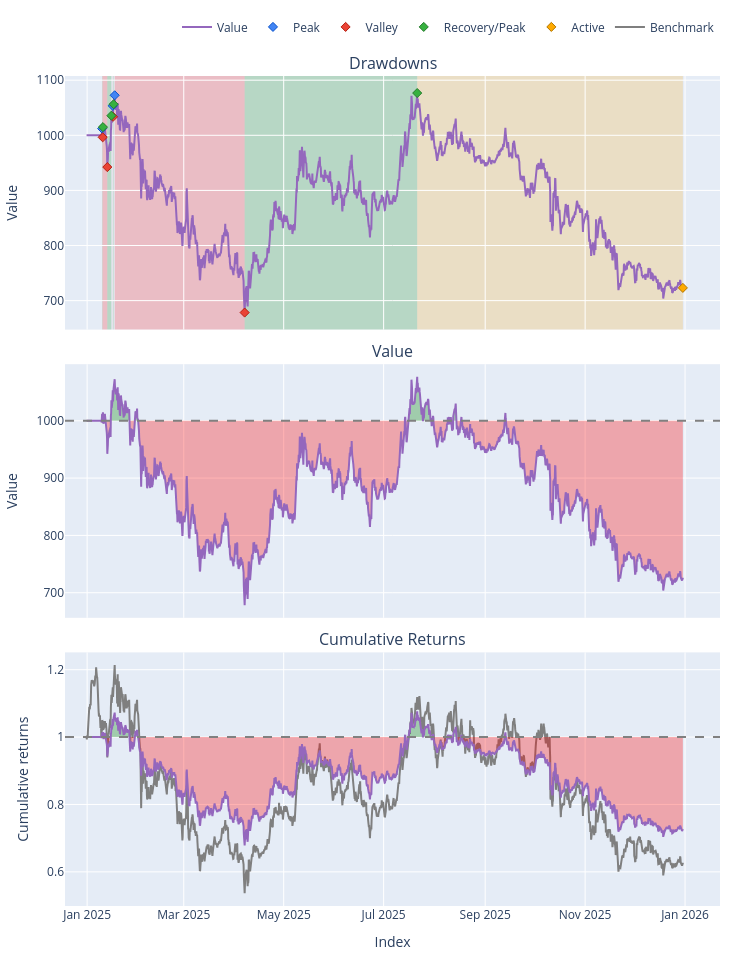

Notebook source saved alongside this figure:
### Code cell
pf.plot(subplots=['drawdowns','value','cum_returns' ]).show()

### Figure 1 — Plotly figure (JSON) as saved in the notebook; plotly's stock layout.template omitted (floating-point values rounded to 4 significant figures; data arrays with more than 128 entries replaced by an {"elided": "..."} marker saying what was removed)
{"data": [{"legendgroup": "0", "line": {"color": "#9467bd"}, "name": "Value", "showlegend": true, "type": "scatter", "uid": "1a255e57-6c0a-44ec-b90c-2b39a34235b1", "x": {"elided": "2184 str values"}, "xaxis": "x", "y": {"elided": "2184 float values"}, "yaxis": "y"}, {"customdata": [[1], [4], [6]], "hovertemplate": "Drawdown Id: %{customdata[0]}<br>Peak Timestamp: %{x}<br>Peak Value: %{y}", "legendgroup": "1", "marker": {"color": "#4285F4", "line": {"color": "rgb(11,84,205)", "width": 1}, "size": 7, "symbol": "diamond"}, "mode": "markers", "name": "Peak", "type": "scatter", "uid": "06f13e13-6e5e-428f-b4dd-d70e8d3b7ecb", "x": ["2025-01-10T04:00:00+00:00", "2025-01-16T16:00:00+00:00", "2025-01-17T20:00:00+00:00"], "xaxis": "x", "y": [1012.0, 1053.0, 1073.0], "yaxis": "y"}, {"customdata": [["1", "-0.01564301632206884", "0 days 08:00:00"], ["2", "-0.071460877515851", "2 days 16:00:00"], ["4", "-0.0188173398720665", "0 days 04:00:00"], ["6", "-0.367558199927905", "79 days 08:00:00"]], "hovertemplate": "Drawdown Id: %{customdata[0]}<br>Valley Timestamp: %{x}<br>Valley Value: %{y}<br>Drawdown: %{customdata[1]:.2%}<br>Duration: %{customdata[2]}", "legendgroup": "2", "marker": {"color": "#EA4335", "line": {"color": "rgb(181,31,18)", "width": 1}, "size": 7, "symbol": "diamond"}, "mode": "markers", "name": "Valley", "type": "scatter", "uid": "40cd83d8-bbc9-4073-848d-2328731d684d", "x": ["2025-01-10T12:00:00+00:00", "2025-01-13T08:00:00+00:00", "2025-01-16T20:00:00+00:00", "2025-04-07T04:00:00+00:00"], "xaxis": "x", "y": [996.4, 942.3, 1034.0, 678.4], "yaxis": "y"}, {"customdata": [["1", "0.018542635494225034", "0 days 04:00:00"], ["2", "0.09900497856076138", "2 days 12:00:00"], ["4", "0.022017368696219182", "0 days 08:00:00"], ["6", "0.5871477647441966", "105 days 08:00:00"]], "hovertemplate": "Drawdown Id: %{customdata[0]}<br>End Timestamp: %{x}<br>End Value: %{y}<br>Return: %{customdata[1]:.2%}<br>Duration: %{customdata[2]}", "legendgroup": "3", "marker": {"color": "#37B13F", "line": {"color": "rgb(38,123,44)", "width": 1}, "size": 7, "symbol": "diamond"}, "mode": "markers", "name": "Recovery/Peak", "type": "scatter", "uid": "85fe2622-b213-4eb7-91cc-342ac9aca9e1", "x": ["2025-01-10T16:00:00+00:00", "2025-01-15T20:00:00+00:00", "2025-01-17T04:00:00+00:00", "2025-07-21T12:00:00+00:00"], "xaxis": "x", "y": [1015.0, 1036.0, 1056.0, 1077.0], "yaxis": "y"}, {"customdata": [["7", "-0.3462706776435021", "162 days 00:00:00"]], "hovertemplate": "Drawdown Id: %{customdata[0]}<br>End Timestamp: %{x}<br>End Value: %{y}<br>Return: %{customdata[1]:.2%}<br>Duration: %{customdata[2]}", "legendgroup": "4", "marker": {"color": "#FFAA00", "line": {"color": "rgb(178,118,0)", "width": 1}, "size": 7, "symbol": "diamond"}, "mode": "markers", "name": "Active", "type": "scatter", "uid": "f4c41b68-77da-4220-afba-195094db7d44", "x": ["2025-12-30T16:00:00+00:00"], "xaxis": "x", "y": [723.1], "yaxis": "y"}, {"hoverinfo": "skip", "legendgroup": "5", "line": {"color": "rgba(0, 0, 0, 0)", "width": 0}, "opacity": 0, "showlegend": false, "type": "scatter", "uid": "9330ca7a-5258-474a-912c-4f5bea6124c2", "x": {"elided": "2184 str values"}, "xaxis": "x2", "y": {"elided": "2184 float values"}, "yaxis": "y2"}, {"connectgaps": false, "fill": "tonexty", "fillcolor": "rgba(0, 128, 0, 0.3)", "hoverinfo": "skip", "legendgroup": "5", "line": {"color": "rgba(0, 0, 0, 0)", "width": 0}, "opacity": 0, "showlegend": false, "type": "scatter", "uid": "fee9cfa6-e9cb-4dce-9a9e-bb7b0a273be2", "x": {"elided": "2184 str values"}, "xaxis": "x2", "y": {"elided": "2184 float values"}, "yaxis": "y2"}, {"hoverinfo": "skip", "legendgroup": "5", "line": {"color": "rgba(0, 0, 0, 0)", "width": 0}, "opacity": 0, "showlegend": false, "type": "scatter", "uid": "6ffff2a3-e2eb-495a-af18-999e047ebb41", "x": {"elided": "2184 str values"}, "xaxis": "x2", "y": {"elided": "2184 float values"}, "yaxis": "y2"}, {"connectgaps": false, "fill": "tonexty", "fillcolor": "rgba(255, 0, 0, 0.3)", "hoverinfo": "skip", "legendgroup": "5", "line": {"color": "rgba(0, 0, 0, 0)", "width": 0}, "opacity": 0, "showlegend": false, "type": "scatter", "uid": "8137dd9c-fe54-4cf6-8e5a-f75fdd6521ba", "x": {"elided": "2184 str values"}, "xaxis": "x2", "y": {"elided": "2184 float values"}, "yaxis": "y2"}, {"legendgroup": "0", "line": {"color": "#9467bd"}, "name": "Value", "showlegend": false, "type": "scatter", "uid": "11dc2a72-60a8-4465-9f91-ccd251ea73c0", "x": {"elided": "2184 str values"}, "xaxis": "x2", "y": {"elided": "2184 float values"}, "yaxis": "y2"}, {"hoverinfo": "skip", "legendgroup": "5", "line": {"color": "rgba(0, 0, 0, 0)", "width": 0}, "opacity": 0, "showlegend": false, "type": "scatter", "uid": "f213df5f-af01-4e8c-bea5-f2c1de253990", "x": {"elided": "2184 str values"}, "xaxis": "x2", "y": {"elided": "2184 float values"}, "yaxis": "y2"}, {"legendgroup": "6", "line": {"color": "#7f7f7f"}, "name": "Benchmark", "showlegend": true, "type": "scatter", "uid": "083e4bc3-3494-457a-b1ad-e2c70b1f597b", "x": {"elided": "2184 str values"}, "xaxis": "x3", "y": {"elided": "2184 float values"}, "yaxis": "y3"}, {"hoverinfo": "skip", "legendgroup": "5", "line": {"color": "rgba(0, 0, 0, 0)", "width": 0}, "opacity": 0, "showlegend": false, "type": "scatter", "uid": "8e6859ca-b18a-435d-b603-0c6bfe6a3041", "x": {"elided": "2184 str values"}, "xaxis": "x3", "y": {"elided": "2184 int values"}, "yaxis": "y3"}, {"connectgaps": false, "fill": "tonexty", "fillcolor": "rgba(0, 128, 0, 0.3)", "hoverinfo": "skip", "legendgroup": "5", "line": {"color": "rgba(0, 0, 0, 0)", "width": 0}, "opacity": 0, "showlegend": false, "type": "scatter", "uid": "ad150b6f-65c0-41a1-95bc-065c738f84d6", "x": {"elided": "2184 str values"}, "xaxis": "x3", "y": {"elided": "2184 float values"}, "yaxis": "y3"}, {"hoverinfo": "skip", "legendgroup": "5", "line": {"color": "rgba(0, 0, 0, 0)", "width": 0}, "opacity": 0, "showlegend": false, "type": "scatter", "uid": "589f6e96-3823-4bce-80b0-c2139d98b6a7", "x": {"elided": "2184 str values"}, "xaxis": "x3", "y": {"elided": "2184 int values"}, "yaxis": "y3"}, {"connectgaps": false, "fill": "tonexty", "fillcolor": "rgba(255, 0, 0, 0.3)", "hoverinfo": "skip", "legendgroup": "5", "line": {"color": "rgba(0, 0, 0, 0)", "width": 0}, "opacity": 0, "showlegend": false, "type": "scatter", "uid": "d301d035-eccb-461d-899c-6cdd26dd7601", "x": {"elided": "2184 str values"}, "xaxis": "x3", "y": {"elided": "2184 float values"}, "yaxis": "y3"}, {"legendgroup": "0", "line": {"color": "#9467bd"}, "name": "Value", "showlegend": false, "type": "scatter", "uid": "ed95234f-5eb1-47e4-a38b-14ed3ac80b38", "x": {"elided": "2184 str values"}, "xaxis": "x3", "y": {"elided": "2184 float values"}, "yaxis": "y3"}, {"hoverinfo": "skip", "legendgroup": "5", "line": {"color": "rgba(0, 0, 0, 0)", "width": 0}, "opacity": 0, "showlegend": false, "type": "scatter", "uid": "78676c78-cce6-467a-8040-410b14459d51", "x": {"elided": "2184 str values"}, "xaxis": "x3", "y": {"elided": "2184 int values"}, "yaxis": "y3"}], "layout": {"annotations": [{"font": {"size": 16}, "showarrow": false, "text": "Drawdowns", "x": 0.5, "xanchor": "center", "xref": "paper", "y": 1, "yanchor": "bottom", "yref": "paper"}, {"font": {"size": 16}, "showarrow": false, "text": "Value", "x": 0.5, "xanchor": "center", "xref": "paper", "y": 0.6528, "yanchor": "bottom", "yref": "paper"}, {"font": {"size": 16}, "showarrow": false, "text": "Cumulative Returns", "x": 0.5, "xanchor": "center", "xref": "paper", "y": 0.3056, "yanchor": "bottom", "yref": "paper"}], "height": 960, "legend": {"orientation": "h", "traceorder": "normal", "x": 1, "xanchor": "right", "y": 1.042, "yanchor": "bottom"}, "margin": {"b": 30, "l": 30, "r": 30, "t": 30}, "shapes": [{"fillcolor": "red", "layer": "below", "line": {"width": 0}, "opacity": 0.2, "type": "rect", "x0": "2025-01-10T04:00:00+00:00", "x1": "2025-01-10T12:00:00+00:00", "xref": "x", "y0": 0.6944, "y1": 1, "yref": "paper"}, {"fillcolor": "red", "layer": "below", "line": {"width": 0}, "opacity": 0.2, "type": "rect", "x0": "2025-01-10T16:00:00+00:00", "x1": "2025-01-13T08:00:00+00:00", "xref": "x", "y0": 0.6944, "y1": 1, "yref": "paper"}, {"fillcolor": "red", "layer": "below", "line": {"width": 0}, "opacity": 0.2, "type": "rect", "x0": "2025-01-16T16:00:00+00:00", "x1": "2025-01-16T20:00:00+00:00", "xref": "x", "y0": 0.6944, "y1": 1, "yref": "paper"}, {"fillcolor": "red", "layer": "below", "line": {"width": 0}, "opacity": 0.2, "type": "rect", "x0": "2025-01-17T20:00:00+00:00", "x1": "2025-04-07T04:00:00+00:00", "xref": "x", "y0": 0.6944, "y1": 1, "yref": "paper"}, {"fillcolor": "green", "layer": "below", "line": {"width": 0}, "opacity": 0.2, "type": "rect", "x0": "2025-01-10T12:00:00+00:00", "x1": "2025-01-10T16:00:00+00:00", "xref": "x", "y0": 0.6944, "y1": 1, "yref": "paper"}, {"fillcolor": "green", "layer": "below", "line": {"width": 0}, "opacity": 0.2, "type": "rect", "x0": "2025-01-13T08:00:00+00:00", "x1": "2025-01-15T20:00:00+00:00", "xref": "x", "y0": 0.6944, "y1": 1, "yref": "paper"}, {"fillcolor": "green", "layer": "below", "line": {"width": 0}, "opacity": 0.2, "type": "rect", "x0": "2025-01-16T20:00:00+00:00", "x1": "2025-01-17T04:00:00+00:00", "xref": "x", "y0": 0.6944, "y1": 1, "yref": "paper"}, {"fillcolor": "green", "layer": "below", "line": {"width": 0}, "opacity": 0.2, "type": "rect", "x0": "2025-04-07T04:00:00+00:00", "x1": "2025-07-21T12:00:00+00:00", "xref": "x", "y0": 0.6944, "y1": 1, "yref": "paper"}, {"fillcolor": "orange", "layer": "below", "line": {"width": 0}, "opacity": 0.2, "type": "rect", "x0": "2025-07-21T12:00:00+00:00", "x1": "2025-12-30T16:00:00+00:00", "xref": "x", "y0": 0.6944, "y1": 1, "yref": "paper"}, {"line": {"color": "gray", "dash": "dash"}, "type": "line", "x0": 0, "x1": 1, "xref": "paper", "y0": 1000, "y1": 1000, "yref": "y2"}, {"line": {"color": "gray", "dash": "dash"}, "type": "line", "x0": 0, "x1": 1, "xref": "paper", "y0": 1, "y1": 1, "yref": "y3"}], "showlegend": true, "width": 750, "xaxis": {"anchor": "y", "domain": [0, 1], "matches": "x3", "showticklabels": false}, "xaxis2": {"anchor": "y2", "domain": [0, 1], "matches": "x3", "showticklabels": false}, "xaxis3": {"anchor": "y3", "domain": [0, 1], "title": {"text": "Index"}}, "yaxis": {"anchor": "x", "domain": [0.6944, 1], "title": {"text": "Value"}}, "yaxis2": {"anchor": "x2", "domain": [0.3472, 0.6528], "title": {"text": "Value"}}, "yaxis3": {"anchor": "x3", "domain": [0, 0.3056], "title": {"text": "Cumulative returns"}}}}
